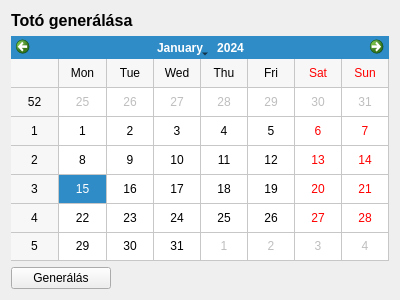
<?xml version="1.0" encoding="UTF-8"?>
<ui version="4.0">
 <class>Form</class>
 <widget class="QWidget" name="Form">
  <property name="geometry">
   <rect>
    <x>0</x>
    <y>0</y>
    <width>400</width>
    <height>300</height>
   </rect>
  </property>
  <property name="windowTitle">
   <string>Form</string>
  </property>
  <layout class="QVBoxLayout" name="verticalLayout">
   <item>
    <layout class="QHBoxLayout" name="tInfoStatusLayout"/>
   </item>
   <item>
    <widget class="QLabel" name="label">
     <property name="text">
      <string>&lt;html&gt;&lt;head/&gt;&lt;body&gt;&lt;p&gt;&lt;span style=&quot; font-size:12pt; font-weight:700;&quot;&gt;Totó generálása&lt;/span&gt;&lt;/p&gt;&lt;/body&gt;&lt;/html&gt;</string>
     </property>
    </widget>
   </item>
   <item>
    <widget class="QCalendarWidget" name="calendarWidget">
     <property name="gridVisible">
      <bool>true</bool>
     </property>
     <property name="horizontalHeaderFormat">
      <enum>QCalendarWidget::HorizontalHeaderFormat::ShortDayNames</enum>
     </property>
    </widget>
   </item>
   <item>
    <widget class="QPushButton" name="generateTotoBtn">
     <property name="maximumSize">
      <size>
       <width>100</width>
       <height>16777215</height>
      </size>
     </property>
     <property name="text">
      <string>Generálás</string>
     </property>
    </widget>
   </item>
  </layout>
 </widget>
 <resources/>
 <connections/>
</ui>
